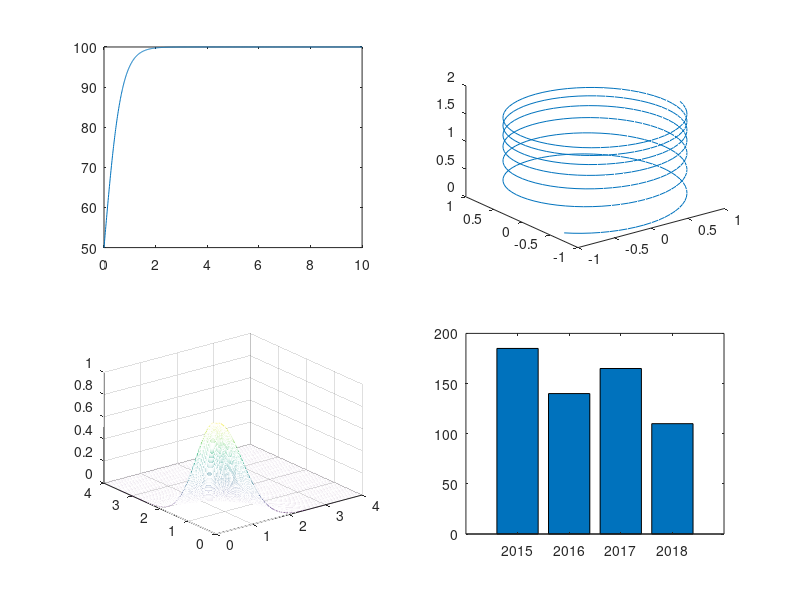

Reproduce this figure in MATLAB.
% CoMa Blatt 7
% Gruppe: Florian Wolf, Julian Weigert

clear all;
close all;

%% Aufgabe 19 %%

% Unterbild 1
subplot(2,2,1);
t = 0:0.01:10;
f = 100./ (1+exp(- 3.* t));
plot(t, f);

% Unterbild 2
subplot(2,2,2);
l = 1:0.01:5;
x = cos(10.*l);
y = sin(10.*l);
z = log(l);
plot3(x,y,z);

% Unterbild 3
subplot(2,2,3);
[M,N] = meshgrid(0:0.01:4,0:0.01:4);
h = exp(- M.^2 - N.^2);
mesh(M,N,h);

% Unterbild 4
subplot(2,2,4);
bar([2015, 2016, 2017, 2018],[185, 140, 165, 110]);

%% Aufgabe 20 %%
% x = -1:0.01:1;
% y = - 1/4.*(x+1).^2 .* (x-1).*(x-4);
% 
% plot(x,y, 'b', 'LineWidth',2.5);
% patch(x,y,'y');
% hold on;
% x_2 = 1:0.01:4;
% y_2 = - 1/4.*(x_2+1).^2 .* (x_2-1).*(x_2-4);
% plot(x_2,y_2, 'b', 'LineWidth',2.5);
% 
% patch(x_2,y_2,'r');
% PlotAxisAtOrigin(x,y) 
% xlabel('x') 
% ylabel('y') 
% text(3.5, 7, 'f(x)');
% %axis off;
